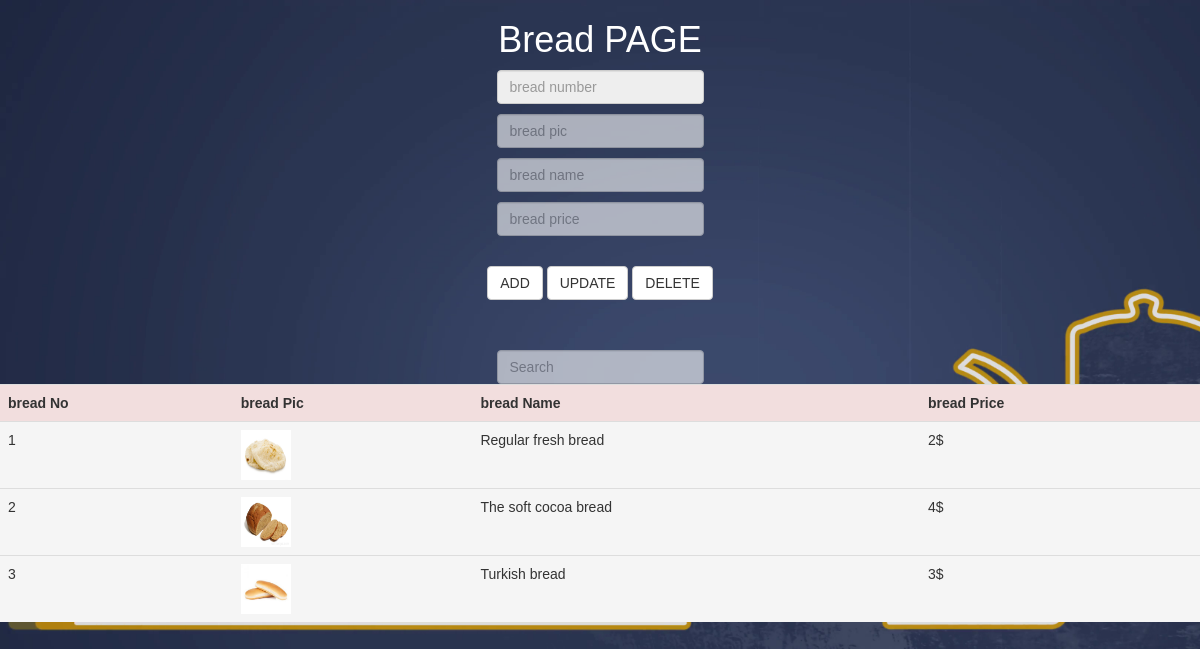
Screenshot of /phpt/6.php with the database file from the repository.
### tables this page shows
CREATE TABLE `bread` (
  `breadno` int(11) NOT NULL,
  `breadpic` varchar(255) NOT NULL,
  `breadname` varchar(255) DEFAULT NULL,
  `breadprice` varchar(255) DEFAULT NULL
);

### phpt/6.php (the view, shortened to what this page needs)
<!DOCTYPE html>
<html lang="en">
<head>
  <link rel="stylesheet" href="https://maxcdn.bootstrapcdn.com/bootstrap/3.3.7/css/bootstrap.min.css">
</head>
<body>
    <?php
            $host = "localhost";
            $user = "root";
            $pass = "";
            $db = "TEA_CHEESE";
            $conn = mysqli_connect($host , $user ,$pass ,$db);
            $b = mysqli_query($conn , "select * from bread");
        ?>
        <form class="form-inline" method="POST" enctype="multipart/form-data">
            <center>
                <h1 style="color:white">Bread PAGE</h1>
      <p><input class="form-control" id="breadno" type="text" placeholder="bread number"  name="breadno" readonly></p>
      <p><input class="form-control" id="breadpic" type="text" placeholder="bread pic" required name="breadpic"></p>
      <p><input class="form-control" id="breadname" type="text" placeholder="bread name" required name="breadname"></p>
      <p><input class="form-control" id="breadprice" type="txt" placeholder="bread price" required name="breadprice" ></p>
                <br>
        <p><button class="btn btn-default" name="add" type="submit" onclick="validate()" >ADD</button>
        <button class="btn btn-default" name="update" type="submit" onclick="validate()" >UPDATE</button>
        <button class="btn btn-default" name="delete" type="submit" onclick="validate()" >DELETE</button>
                </p>
                <br> <br>
        <input class="form-control" id="search" type="txt" placeholder="Search" name="search">
            <table id="emp" class="table">
                <tr>
                    <th class="danger">bread No</th>
                    <th class="danger">bread Pic</th>
                    <th class="danger">bread Name</th>
                    <th class="danger">bread Price</th>
                </tr>
                <?php
                    while ( $row = mysqli_fetch_array($b) ){
                        echo "<tr class='active'>";
                        echo "<td>" . $row['breadno'] . "</td>";
                        echo "<td><img src='".$row['breadpic']."' style width='50' height='50' ></td>";
                        echo "<td>" . $row['breadname'] . "</td>";
                        echo "<td>" . $row['breadprice'] . "</td>";
                        echo "</tr>";
                    }
                ?>
            </table>
            </center>
        </form>
</body>

### phpt/6.php (style rules this page uses)
body, html { height: 100% }
body,h1,h2,h3,h4,h5,h6 { font-family: "Amatic SC", sans-serif }
body { background-repeat: no-repeat; background-size: cover; background-image: url("img/bg3.png"); min-height: 90%; }
input,select { opacity: 0.6; }

### rows the page displays
bread: breadno "1", breadpic (picture), breadname "Regular fresh bread", breadprice "2$"
bread: breadno "2", breadpic (picture), breadname "The soft cocoa bread", breadprice "4$"
bread: breadno "3", breadpic (picture), breadname "Turkish bread", breadprice "3$"
